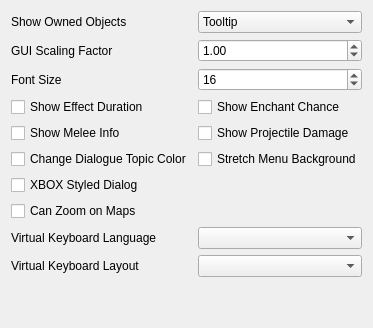
         <widget class="QWidget" name="interfaceGeneralTab">
          <attribute name="title">
           <string>General</string>
          </attribute>
          <layout class="QVBoxLayout">
           <item>
            <layout class="QGridLayout" name="interfaceGeneralGridLayout">
             <item row="0" column="1">
              <widget class="QComboBox" name="showOwnedComboBox">
               <property name="currentIndex">
                <number>1</number>
               </property>
               <item>
                <property name="text">
                 <string>Off</string>
                </property>
               </item>
               <item>
                <property name="text">
                 <string>Tooltip</string>
                </property>
               </item>
               <item>
                <property name="text">
                 <string>Crosshair</string>
                </property>
               </item>
               <item>
                <property name="text">
                 <string>Tooltip and Crosshair</string>
                </property>
               </item>
              </widget>
             </item>
             <item row="1" column="1">
              <widget class="QDoubleSpinBox" name="scalingSpinBox">
               <property name="decimals">
                <number>2</number>
               </property>
               <property name="minimum">
                <double>0.500000000000000</double>
               </property>
               <property name="maximum">
                <double>8.000000000000000</double>
               </property>
               <property name="singleStep">
                <double>0.250000000000000</double>
               </property>
               <property name="value">
                <double>1.000000000000000</double>
               </property>
              </widget>
             </item>
             <item row="2" column="1">
              <widget class="QSpinBox" name="fontSizeSpinBox">
               <property name="minimum">
                <number>12</number>
               </property>
               <property name="maximum">
                <number>18</number>
               </property>
               <property name="singleStep">
                <number>1</number>
               </property>
               <property name="value">
                <number>16</number>
               </property>
              </widget>
             </item>
             <item row="1" column="0">
              <widget class="QLabel" name="scalingLabel">
               <property name="toolTip">
                <string>&lt;html&gt;&lt;head/&gt;&lt;body&gt;&lt;p&gt;This setting scales GUI windows. A value of 1.0 results in the normal scale.&lt;/p&gt;&lt;/body&gt;&lt;/html&gt;</string>
               </property>
               <property name="text">
                <string>GUI Scaling Factor</string>
               </property>
              </widget>
             </item>
             <item row="4" column="0">
              <widget class="QCheckBox" name="showEffectDurationCheckBox">
               <property name="toolTip">
                <string>&lt;html&gt;&lt;head/&gt;&lt;body&gt;&lt;p&gt;Show the remaining duration of magic effects and lights if this setting is true. The remaining duration is displayed in the tooltip by hovering over the magical effect. &lt;/p&gt;&lt;p&gt;The default value is false.&lt;/p&gt;&lt;/body&gt;&lt;/html&gt;</string>
               </property>
               <property name="text">
                <string>Show Effect Duration</string>
               </property>
              </widget>
             </item>
             <item row="6" column="0">
              <widget class="QCheckBox" name="changeDialogTopicsCheckBox">
               <property name="toolTip">
                <string>&lt;html&gt;&lt;head/&gt;&lt;body&gt;&lt;p&gt;If this setting is true, dialogue topics will have a different color if the topic is specific to the NPC you're talking to or the topic was previously seen. Color can be changed in settings.cfg.&lt;/p&gt;&lt;p&gt;The default value is false.&lt;/p&gt;&lt;/body&gt;&lt;/html&gt;</string>
               </property>
               <property name="text">
                <string>Change Dialogue Topic Color</string>
               </property>
              </widget>
             </item>
             <item row="2" column="0">
              <widget class="QLabel" name="fontSizeLabel">
               <property name="toolTip">
                <string>Size of characters in game texts.</string>
               </property>
               <property name="text">
                <string>Font Size</string>
               </property>
              </widget>
             </item>
             <item row="7" column="0">
              <widget class="QCheckBox" name="xboxStyledDialogCheckBox">
               <property name="text">
                <string>XBOX Styled Dialog</string>
               </property>
              </widget>
             </item>
             <item row="8" column="0">
              <widget class="QCheckBox" name="useZoomOnMapCheckBox">
               <property name="toolTip">
                <string>&lt;html&gt;&lt;head/&gt;&lt;body&gt;&lt;p&gt;Enable zooming on local and global maps.&lt;/p&gt;&lt;/body&gt;&lt;/html&gt;</string>
               </property>
               <property name="text">
                <string>Can Zoom on Maps</string>
               </property>
              </widget>
             </item>
             <item row="5" column="1">
              <widget class="QCheckBox" name="showProjectileDamageCheckBox">
               <property name="toolTip">
                <string>&lt;html&gt;&lt;head/&gt;&lt;body&gt;&lt;p&gt;If this setting is true, damage bonus of arrows and bolts will be shown on item tooltip.&lt;/p&gt;&lt;p&gt;The default value is false.&lt;/p&gt;&lt;/body&gt;&lt;/html&gt;</string>
               </property>
               <property name="text">
                <string>Show Projectile Damage</string>
               </property>
              </widget>
             </item>
             <item row="5" column="0">
              <widget class="QCheckBox" name="showMeleeInfoCheckBox">
               <property name="toolTip">
                <string>&lt;html&gt;&lt;head/&gt;&lt;body&gt;&lt;p&gt;If this setting is true, melee weapons reach and speed will be shown on item tooltip.&lt;/p&gt;&lt;p&gt;The default value is false.&lt;/p&gt;&lt;/body&gt;&lt;/html&gt;</string>
               </property>
               <property name="text">
                <string>Show Melee Info</string>
               </property>
              </widget>
             </item>
             <item row="6" column="1">
              <widget class="QCheckBox" name="stretchBackgroundCheckBox">
               <property name="toolTip">
                <string>&lt;html&gt;&lt;head/&gt;&lt;body&gt;&lt;p&gt;Stretch menus, load screens, etc. to the window aspect ratio.&lt;/p&gt;&lt;/body&gt;&lt;/html&gt;</string>
               </property>
               <property name="text">
                <string>Stretch Menu Background</string>
               </property>
              </widget>
             </item>
             <item row="0" column="0">
              <widget class="QLabel" name="showOwnedLabel">
               <property name="text">
                <string>Show Owned Objects</string>
               </property>
              </widget>
             </item>
             <item row="4" column="1">
              <widget class="QCheckBox" name="showEnchantChanceCheckBox">
               <property name="toolTip">
                <string>&lt;html&gt;&lt;head/&gt;&lt;body&gt;&lt;p&gt;Whether or not the chance of success will be displayed in the enchanting menu.&lt;/p&gt;&lt;p&gt;The default value is false.&lt;/p&gt;&lt;/body&gt;&lt;/html&gt;</string>
               </property>
               <property name="text">
                <string>Show Enchant Chance</string>
               </property>
              </widget>
             </item>
             <item row="9" column="0">
              <widget class="QLabel" name="virtualKeyboardLanguageLabel">
               <property name="toolTip">
                <string>Select the language used for the virtual keyboard layout.</string>
               </property>
               <property name="text">
                <string>Virtual Keyboard Language</string>
               </property>
              </widget>
             </item>
             <item row="9" column="1">
              <widget class="QComboBox" name="virtualKeyboardLanguageComboBox"/>
             </item>
             <item row="10" column="0">
              <widget class="QLabel" name="virtualKeyboardLayoutLabel">
               <property name="toolTip">
                <string>Select the keyboard layout used by the virtual keyboard.</string>
               </property>
               <property name="text">
                <string>Virtual Keyboard Layout</string>
               </property>
              </widget>
             </item>
             <item row="10" column="1">
              <widget class="QComboBox" name="virtualKeyboardLayoutComboBox"/>
             </item>
            </layout>
           </item>
           <item>
            <spacer name="interfaceGeneralSpacer">
             <property name="orientation">
              <enum>Qt::Vertical</enum>
             </property>
             <property name="sizeHint" stdset="0">
              <size>
               <width>20</width>
               <height>40</height>
              </size>
             </property>
            </spacer>
           </item>
          </layout>
         </widget>
